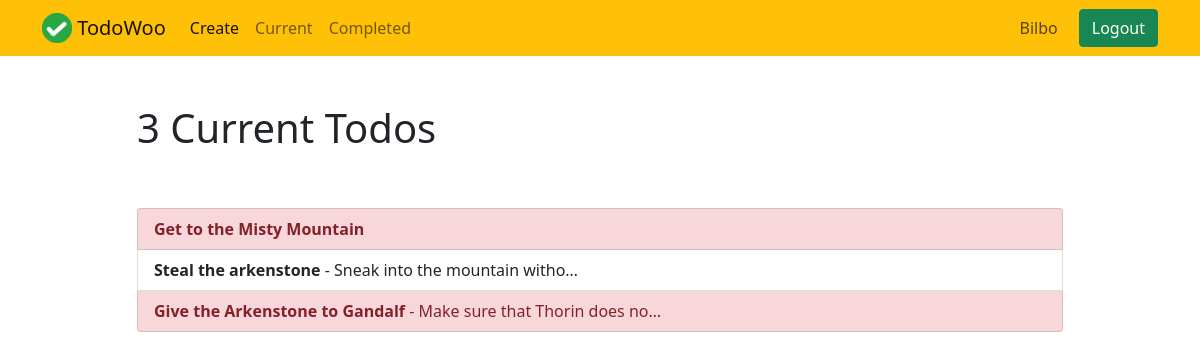
Page /current/ (signed in) on the earlier database version.
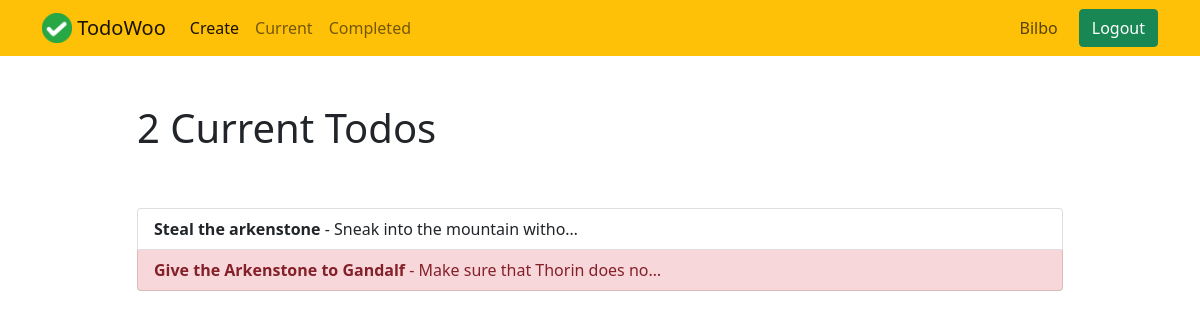
Same page on the later database version.
### todo/models.py (models this page shows, shortened)
class Todo(models.Model):
	title = models.CharField(max_length=100)
	memo = models.TextField(blank=True)
	created = models.DateTimeField(auto_now_add=True)
	datecompleted = models.DateTimeField(null=True, blank=True)
	important = models.BooleanField(default=False)
	user = models.ForeignKey(User, on_delete=models.CASCADE)

### todo/views.py (the view)
# urls.py: path('current/', views.currenttodos, name='currenttodos'),
@login_required
def currenttodos(request):
	todos = Todo.objects.filter(user=request.user, datecompleted__isnull=True)
	return render(request, 'todo/currenttodos.html', {'todos': todos})

### todo/templates/todo/currenttodos.html
{% extends 'todo/base.html' %}
{% block content %}
<div class="row justify-content-center mt-5">
	<div class="col-md-10">
		{% if todos %}
		<h1>{{ todos.count }} Current Todo{{ todos.count|pluralize }}</h1>
        {% else %}
        <h1>Current Todos</h1>
        {% endif %}
    </div>
</div>
<div class="row justify-content-center mt-5">
	<div class="col-md-10">
		{% if todos %}
    	<ul class="list-group">
    		{% for todo in todos %}
			<a href="{% url 'viewtodo' todo.id %}" class="list-group-item list-group-item-action{% if todo.important %} list-group-item-danger{% endif %}"><b>{{ todo.title }}</b>{% if todo.memo %} - {{ todo.memo|truncatechars:30 }}{% endif %}</a>
    		{% endfor %}
    	</ul>
    	{% else %}
    	<div class="text-center">
    		<h2>Looks like you don't have any todos! Nice work.</h2>
            <br>
            <a role="button" class="btn btn-primary" href="{% url 'createtodo' %}">New Todo</a>
        </div>
        {% endif%}
    </div>
</div>
{% endblock %}

Differences in the rows shown:
no longer on this page (row edited): Todo: title "Get to the Misty Mountain"
Other differences:
{{ todos.count }}: "3" → "2"
